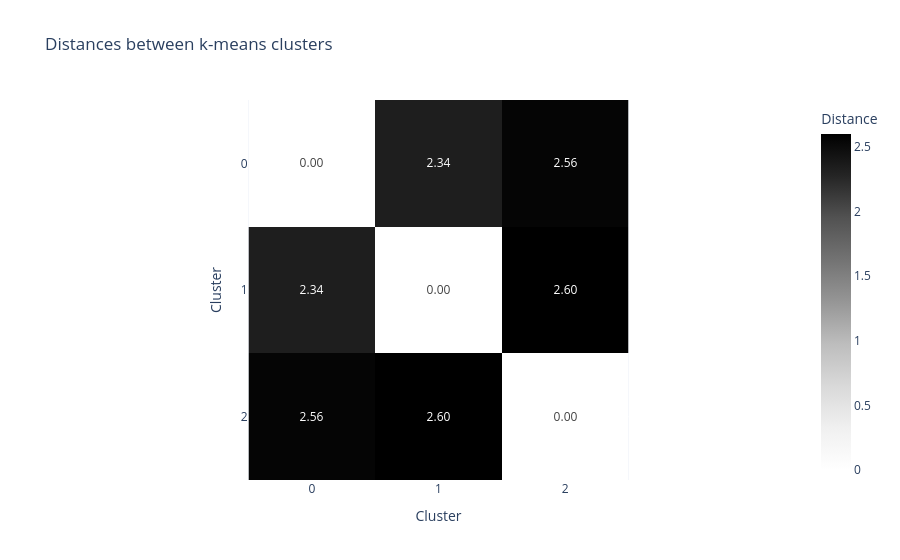

Source (notebook cell):
### Code cell
kmeans = kairo.compute_kmeans(compressed_features, k=3)
distances = kairo.plot_kmeans_distances(kmeans)
distances.show()

### Figure 1 — Plotly figure (JSON) as saved in the notebook; plotly's stock layout.template omitted (floating-point values rounded to 4 significant figures)
{"data": [{"coloraxis": "coloraxis", "hovertemplate": "Cluster: %{x}<br>Cluster: %{y}<br>Distance: %{z}<extra></extra>", "name": "0", "texttemplate": "%{z:.2f}", "type": "heatmap", "x": ["0", "1", "2"], "xaxis": "x", "y": ["0", "1", "2"], "yaxis": "y", "z": [[0.0, 2.336, 2.561], [2.336, 0.0, 2.601], [2.561, 2.601, 0.0]]}], "layout": {"coloraxis": {"colorbar": {"title": {"text": "Distance"}}, "colorscale": [[0, "rgb(255,255,255)"], [0.125, "rgb(240,240,240)"], [0.25, "rgb(217,217,217)"], [0.375, "rgb(189,189,189)"], [0.5, "rgb(150,150,150)"], [0.625, "rgb(115,115,115)"], [0.75, "rgb(82,82,82)"], [0.875, "rgb(37,37,37)"], [1, "rgb(0,0,0)"]]}, "title": {"text": "Distances between k-means clusters"}, "xaxis": {"anchor": "y", "constrain": "domain", "domain": [0, 1], "scaleanchor": "y", "title": {"text": "Cluster"}}, "yaxis": {"anchor": "x", "autorange": "reversed", "constrain": "domain", "domain": [0, 1], "title": {"text": "Cluster"}}}}
